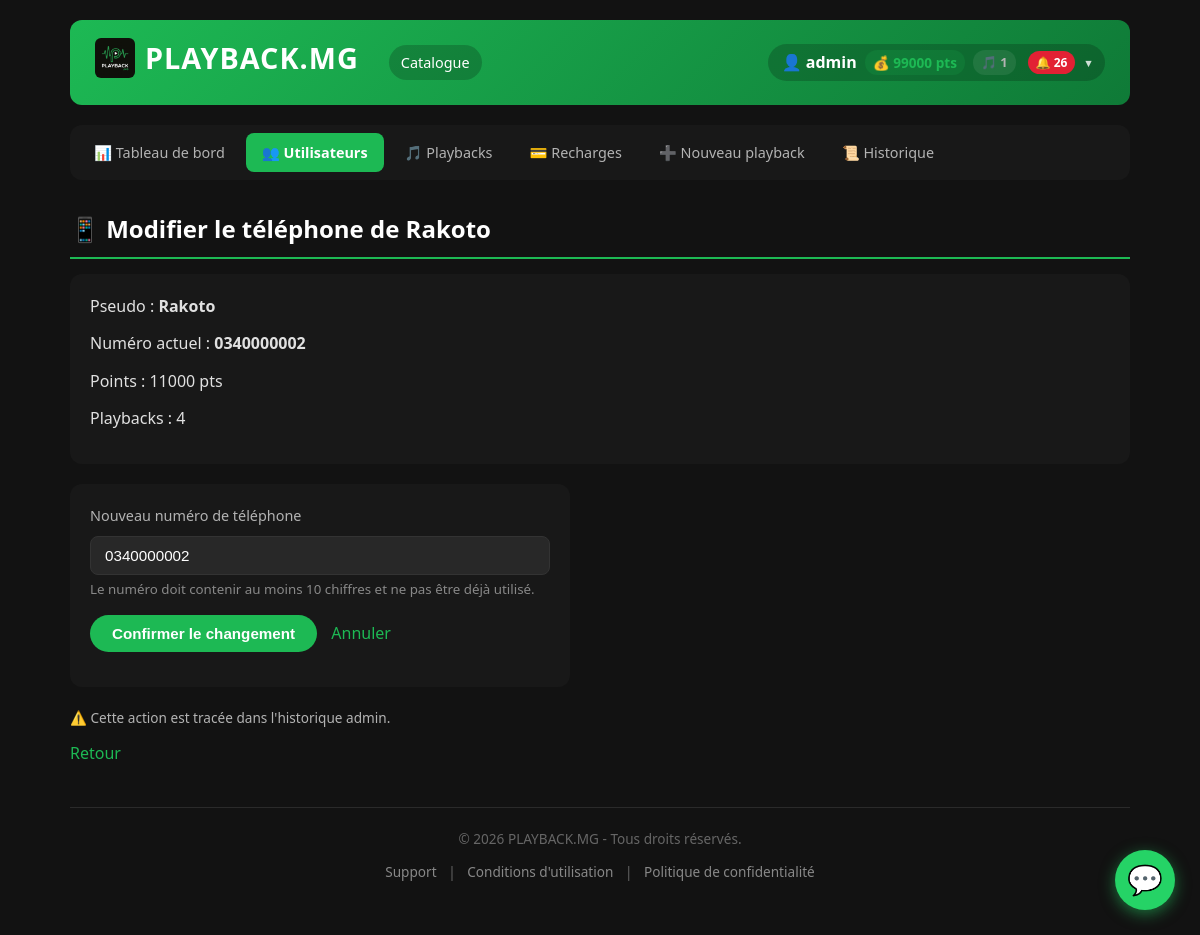
Screenshot of /admin/utilisateurs/1/modifier-telephone (signed in) with the database file from the repository.
### app.py (models this page shows, shortened)
class User(UserMixin, db.Model):
    id = db.Column(db.Integer, primary_key=True)
    username = db.Column(db.String(80), unique=True, nullable=False)
    phone = db.Column(db.String(20), nullable=False)
    password_hash = db.Column(db.String(200), nullable=False)
    is_admin = db.Column(db.Boolean, default=False)
    is_blocked = db.Column(db.Boolean, default=False, nullable=False)
    points = db.Column(db.Integer, nullable=False, default=0)
    playbacks = db.relationship('Playback', backref='creator', lazy=True)

### app.py (the view, shortened to what this page needs)
@app.route('/admin/utilisateurs/<int:user_id>/modifier-telephone', methods=['GET', 'POST'])
@login_required
def modifier_telephone(user_id):
    if not current_user.is_admin:
        return render_template('403.html'), 403
    u = db.session.get(User, user_id)
    if not u:
        return render_template('404.html'), 404
    return render_template('admin_modifier_telephone.html', u=u)

### app.py (called while the page is built)
@login_manager.user_loader
def load_user(user_id):
    return db.session.get(User, int(user_id))

@app.context_processor
def inject_notifications():
    if current_user.is_authenticated:
        unread = Notification.query.filter_by(user_id=current_user.id, is_read=False).count()
        return {'unread_notifications': unread}
    return {'unread_notifications': 0}

### templates/admin_modifier_telephone.html
{% extends "base.html" %}
{% block content %}
<div class="admin-tabs">
    <a href="/admin">📊 Tableau de bord</a>
    <a href="/admin/utilisateurs" class="active">👥 Utilisateurs</a>
    <a href="/admin/playbacks">🎵 Playbacks</a>
    <a href="/admin/recharges">💳 Recharges</a>
    <a href="/admin/playback/new">➕ Nouveau playback</a>
    <a href="/admin/historique">📜 Historique</a>
</div>
<h2>📱 Modifier le téléphone de {{ u.username }}</h2>
<div style="background:#181818; padding:20px; border-radius:12px; margin-bottom:20px;">
    <p>Pseudo : <strong>{{ u.username }}</strong></p>
    <p>Numéro actuel : <strong>{{ u.phone }}</strong></p>
    <p>Points : {{ u.points }} pts</p>
    <p>Playbacks : {{ u.purchases|length }}</p>
</div>
<form method="post">
    <p>
        <label>Nouveau numéro de téléphone</label>
        <input type="tel" name="telephone" required minlength="10" value="{{ u.phone }}">
        <small style="color:#888; display:block; margin-top:4px;">
            Le numéro doit contenir au moins 10 chiffres et ne pas être déjà utilisé.
        </small>
    </p>
    <p>
        <button type="submit">Confirmer le changement</button>
        <a href="/admin/utilisateurs" style="margin-left:10px;">Annuler</a>
    </p>
</form>
<p style="color:#b3b3b3; font-size:0.85rem; margin-top:20px;">
    ⚠️ Cette action est tracée dans l'historique admin.
</p>
<p><a href="/admin/utilisateurs">Retour</a></p>
{% endblock %}

### templates/base.html (shortened to what this page needs)
<!doctype html>
<html lang="fr">
  <head>
    <link
      rel="stylesheet"
      href="{{ url_for('static', filename='style.css') }}"
    />
  </head>
  <body>
    <header>
      <div class="header-left">
        <h1>
          <a href="/" class="logo-link">
            <img
              src="{{ url_for('static', filename='logo.png') }}"
              alt="PLAYBACK.MG"
              class="logo"
            />
            <span class="logo-text">PLAYBACK.MG</span>
          </a>
        </h1>
        <nav class="desktop-nav">
          <a href="/catalogue">Catalogue</a>
        </nav>
      </div>
      <div class="header-right">
        {% if current_user.is_authenticated %}
        <div class="user-menu desktop-only" id="userMenu">
          <span class="user-name" id="userName" tabindex="0">
            👤 {{ current_user.username }}
            <span class="user-points">💰 {{ current_user.points }} pts</span>
            <span class="user-playbacks"
              >🎵 {{ current_user.purchases|length }}</span
            >
            {% if unread_notifications > 0 %}
            <span class="notif-badge">🔔 {{ unread_notifications }}</span>
            {% endif %}
            <span class="arrow">▾</span>
          </span>
        </div>
        {% else %}
        <div class="auth-links desktop-only">
          <a href="/login">Connexion</a>
          <a href="/register" class="btn-register">Inscription</a>
        </div>
        {% endif %}
      </div>
    </header>
    <main>{% block content %}{% endblock %}</main>
    <footer>
      <p>© 2026 PLAYBACK.MG - Tous droits réservés.</p>
      <p>
        <a href="/support">Support</a> |
        <a href="/cgu">Conditions d'utilisation</a> |
        <a href="/confidentialite">Politique de confidentialité</a>
      </p>
    </footer>
    <div class="whatsapp-float" id="whatsappFloat">
      <button
        class="whatsapp-toggle"
        id="whatsappToggle"
        aria-label="Contacter le support"
      >
        💬
      </button>
    </div>
  </body>
</html>

### rows the page displays
User: username "admin", points "99000"
User: username "Rakoto", phone "0340000002", points "11000", telephone "0340000002"

### other values shown
{{ current_user.purchases|length }} "1"
{{ unread_notifications }} "26"
{{ u.purchases|length }} "4"
